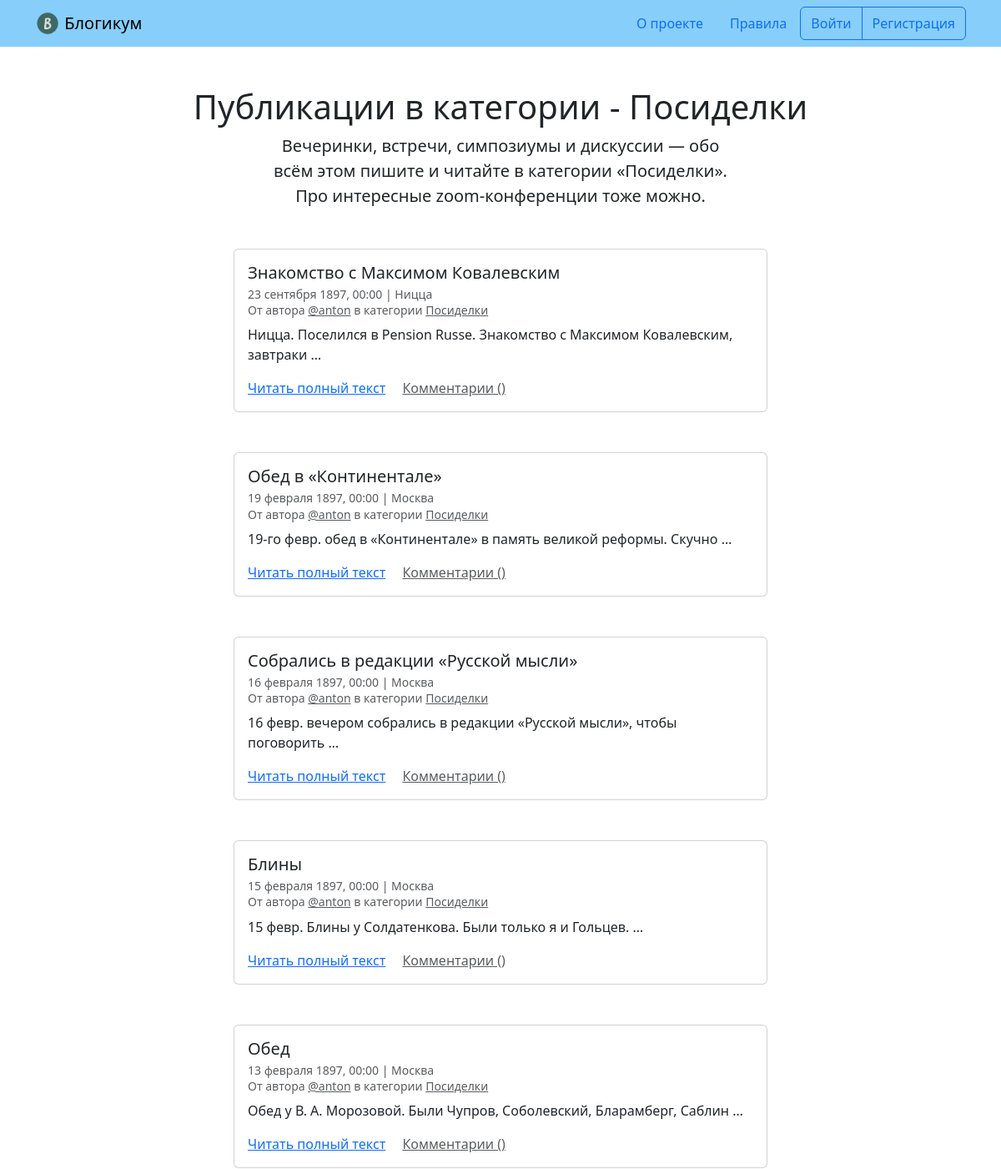
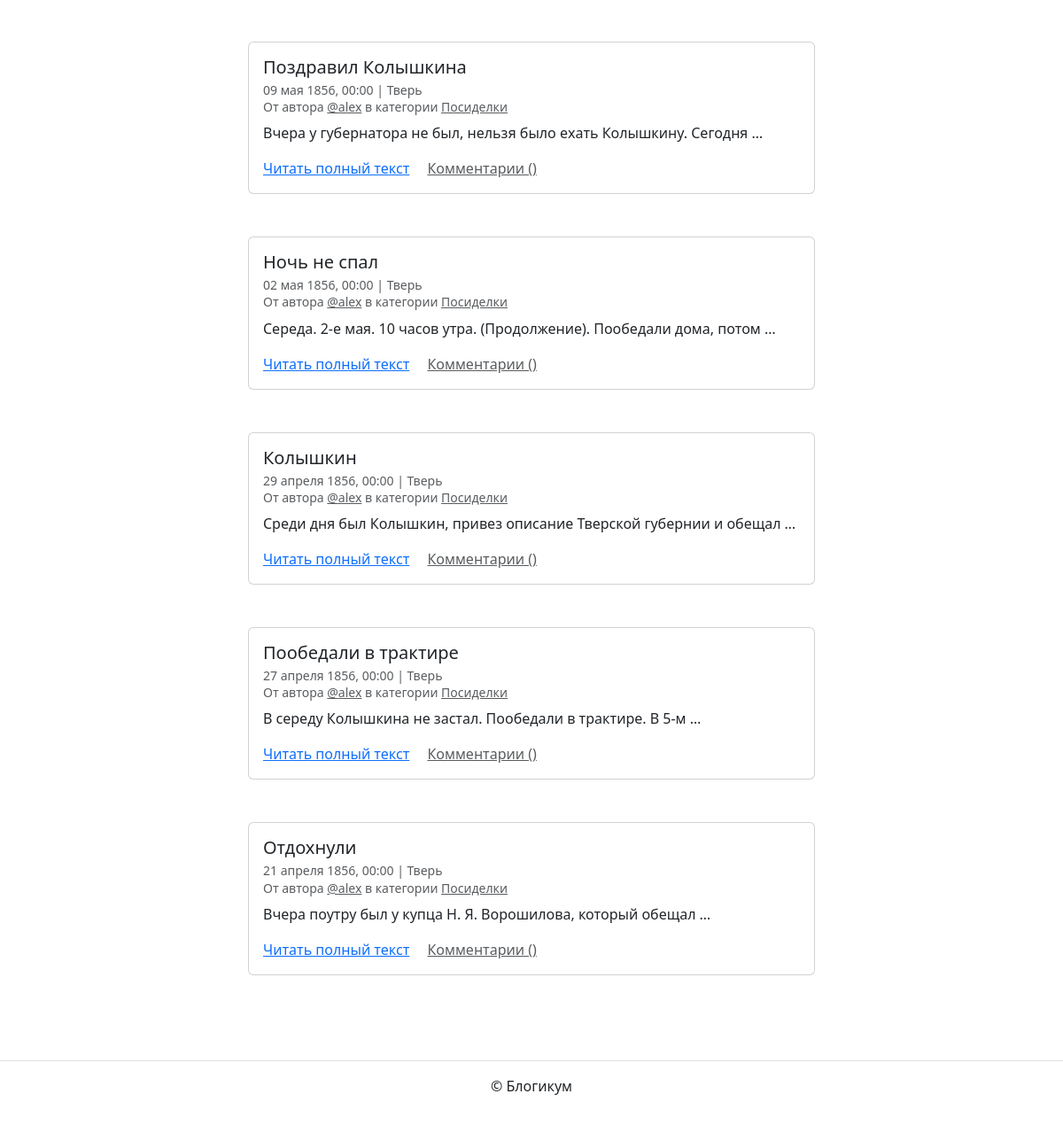
/category/party/, run on an earlier commit of the app's database (2 pictures, top to bottom).
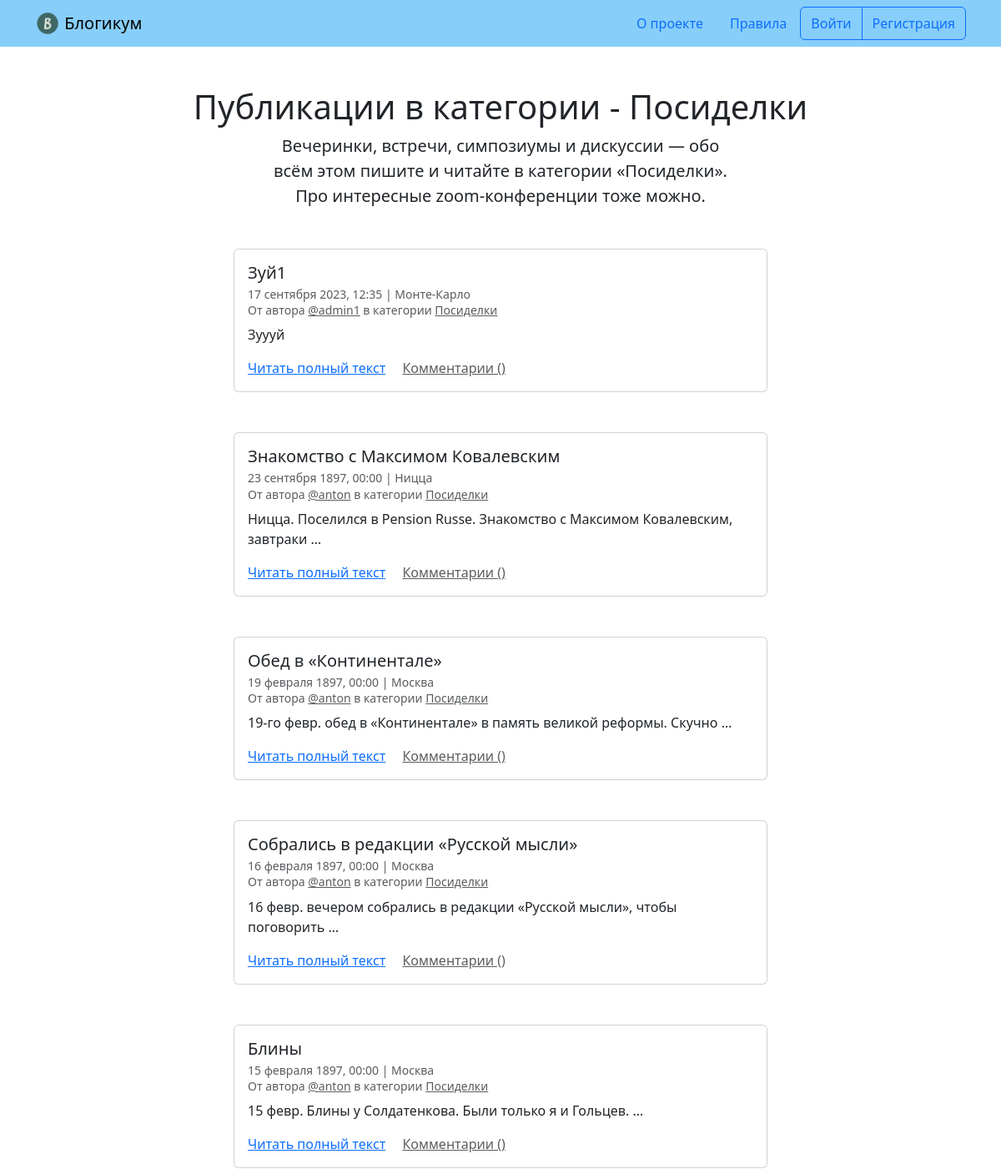
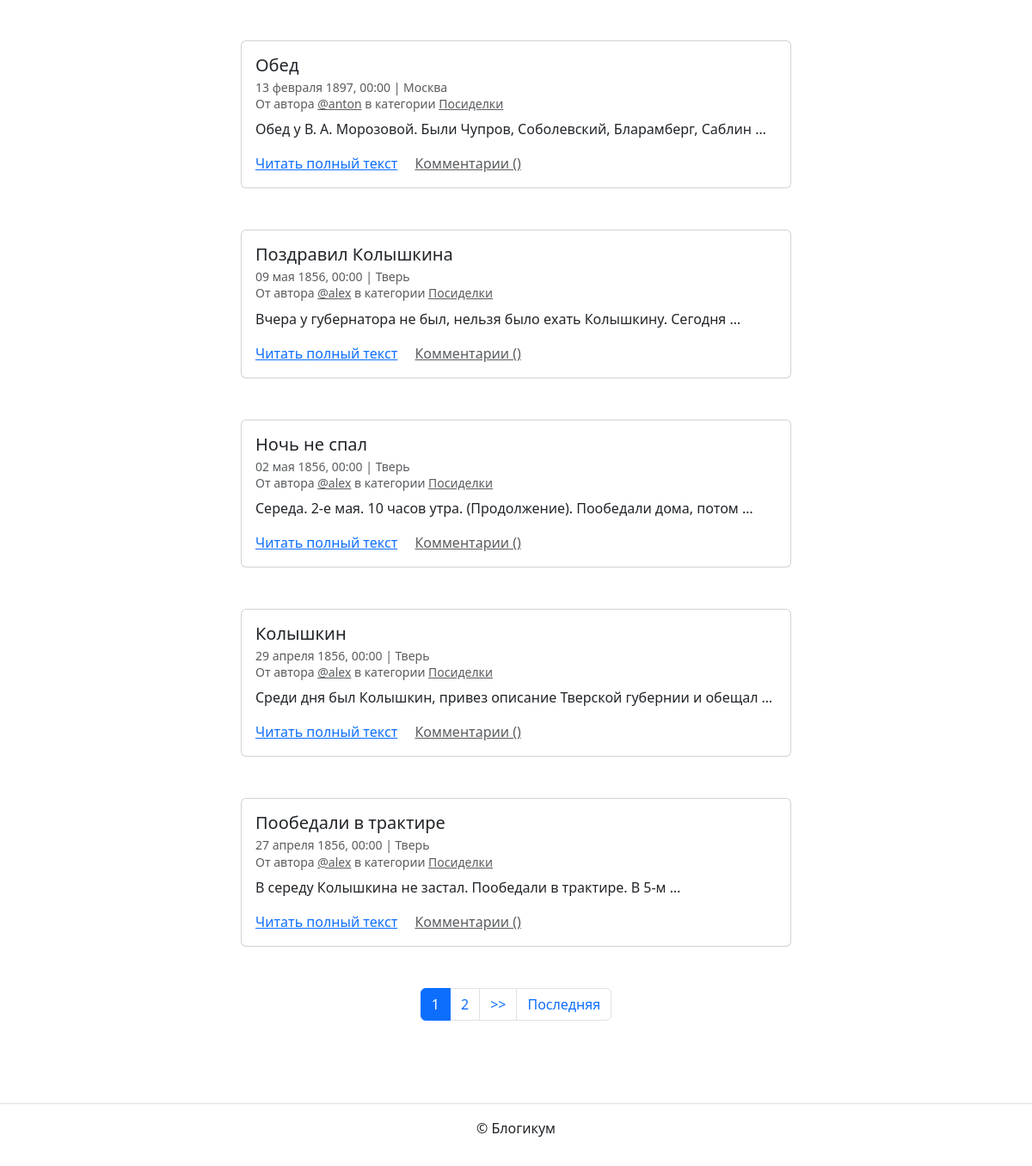
And on a later commit of the database (2 pictures, top to bottom).
### blog/models.py (models this page shows, shortened)
class TitleModel(models.Model):
    title = models.CharField(
        blank=False,
        max_length=256,
        verbose_name='Заголовок',
        null=True
    )
    class Meta:
        abstract = True

class Category(PublishedCreatedModel, TitleModel):
    description = models.TextField(
        blank=False,
        default='Empty',
        verbose_name='Описание'
    )
    slug = models.SlugField(
        blank=False,
        verbose_name='Идентификатор',
        help_text='Идентификатор страницы для URL; '
                  'разрешены символы латиницы, цифры, дефис и подчёркивание.',
        unique=True
    )
    class Meta:
        verbose_name = 'категория'
        verbose_name_plural = 'Категории'

class Post(PublishedCreatedModel, TitleModel):
    text = models.TextField(
        blank=False,
        verbose_name='Текст'
    )
    pub_date = models.DateTimeField(
        default=timezone.now,
        verbose_name='Дата и время публикации',
        help_text='Если установить дату и время в будущем — '
                  'можно делать отложенные публикации.'
    )
    author = models.ForeignKey(
        User,
        blank=False,
        null=False,
        on_delete=models.CASCADE,
        verbose_name='Автор публикации'
    )
    location = models.ForeignKey(
        Location,
        blank=True,
        null=True,
        default=None,
        on_delete=models.SET_NULL,
        verbose_name='Местоположение'
    )
    category = models.ForeignKey(
        Category,
        on_delete=models.CASCADE,
        verbose_name='Категория'
    )
    image = models.ImageField(
        'Картинка',
        upload_to=UPLOAD_DIR,
        blank=True
    )
    class Meta:
        verbose_name = 'публикация'
        verbose_name_plural = 'Публикации'

class Location(PublishedCreatedModel):
    name = models.CharField(
        blank=False,
        default='Empty',
        verbose_name='Название места',
        max_length=256
    )
    class Meta:
        verbose_name = 'местоположение'
        verbose_name_plural = 'Местоположения'

### blog/views.py (the view)
class CategoryView(PaginateMixin, ListView):
    template_name = 'blog/category.html'
    def get_queryset(self) -> QuerySet:
        category = get_object_or_404(
            Category, slug=self.kwargs['category_slug'])
        if not category.is_published:
            raise Http404
        return posts_just_selected().filter(
            category=category,
            is_published=True,
            category__is_published=True,
            pub_date__lte=timezone.now())
    def get_context_data(self, **kwargs) -> dict[str, Any]:
        context = super().get_context_data(**kwargs)
        context['category'] = get_object_or_404(
            Category, slug=self.kwargs['category_slug'])
        return context

### blog/views.py (called while the page is built)
def posts_just_selected() -> QuerySet:
    return Post.objects.select_related(
               'category',
               'location',
               'author'
               ).order_by('-pub_date')

### templates/blog/category.html (shortened to what this page needs)
{% extends "base.html" %}
{% block content %}
  <h1 class="text-center">Публикации в категории - {{ category.title }}</h1>
  <p class="col-6 offset-3 mb-5 lead text-center">{{ category.description }}</p>
  {% for post in page_obj %}
    <article class="mb-5">
      {% include "includes/post_card.html" %}
    </article>
  {% endfor %}
  {% include "includes/paginator.html" %}
{% endblock %}

### templates/base.html (shortened to what this page needs)
{% load static %}
{% load django_bootstrap5 %}
<!DOCTYPE html>
<html lang="ru">
  <head>
    {% bootstrap_css %}
  </head>
  <body>
    {% include "includes/header.html" %}
    <main>
      <div class="container py-5">
        {% block content %}{% endblock %}
      </div>
    </main>
    {% include "includes/footer.html" %}
  </body>
</html>

### templates/includes/header.html
{% load static %}
<header>
  <nav class="navbar navbar-light" style="background-color: lightskyblue">
    <div class="container">
      <a class="navbar-brand" href="{% url 'blog:index' %}">
        <img src="{% static 'img/logo.png' %}" width="30" height="30" class="d-inline-block align-top" alt="">
        Блогикум
      </a>
      {% with request.resolver_match.view_name as view_name %}
        <ul class="nav  nav-pills">
          <li class="nav-item">
            <a class="nav-link {% if view_name == 'pages:about' %} text-white {% endif %}" href="{% url 'pages:about' %}">
              О проекте
            </a>
          </li>
          <li class="nav-item">
            <a class="nav-link {% if view_name == 'pages:rules' %} text-white {% endif %}" href="{% url 'pages:rules' %}">
              Правила
            </a>
          </li>
          {% if user.is_authenticated %}
            <div class="btn-group" role="group" aria-label="Basic outlined example">
              <button type="button" class="btn btn-outline-primary"><a class="text-decoration-none text-reset"
                  href="{% url 'blog:create_post' %}">Написать пост</a></button>
              <button type="button" class="btn btn-outline-primary"><a class="text-decoration-none text-reset"
                  href="{% url 'blog:profile' user.username %}">{{ user.username }}</a></button>
              <button type="button" class="btn btn-outline-primary"><a class="text-decoration-none text-reset"
                  href="{% url 'logout' %}">Выйти</a></button>
            </div>
          {% else %}
            <div class="btn-group" role="group" aria-label="Basic outlined example">
              <button type="button" class="btn btn-outline-primary"><a class="text-decoration-none text-reset"
                  href="{% url 'login' %}">Войти</a></button>
              <button type="button" class="btn btn-outline-primary"><a class="text-decoration-none text-reset"
                  href="{% url 'registration' %}">Регистрация</a></button>
            </div>
          {% endif %}
        </ul>
      {% endwith %}
    </div>
  </nav>
</header>

### templates/includes/post_card.html (shortened to what this page needs)
<div class="col d-flex justify-content-center">
  <div class="card" style="width: 40rem;">
    <div class="card-body">
      <h5 class="card-title">{{ post.title }}</h5>
      <h6 class="card-subtitle mb-2 text-muted">
        <small>
          {{ post.pub_date|date:"d E Y, H:i" }} | {% if post.location and post.location.is_published %}{{ post.location.name }}{% else %}Планета Земля{% endif %}<br>
          От автора <a class="text-muted" href="{% url 'blog:profile' post.author %}">@{{ post.author.username }}</a> в
          категории {% include "includes/category_link.html" %}
        </small>
      </h6>
      <p class="card-text">{{ post.text|truncatewords:10 }}</p>
      <a href="{% url 'blog:post_detail' post.id %}" class="card-link">Читать полный текст</a>
      <a href="{% url 'blog:post_detail' post.id %}" class="card-link text-muted">Комментарии ({{ post.comment_count }})</a>
    </div>
  </div>
</div>

### templates/includes/category_link.html
<a class="text-muted" href="{% url 'blog:category_posts' post.category.slug %}">
  {{ post.category.title }}
</a>

### templates/includes/paginator.html (shortened to what this page needs)
{% if page_obj.has_other_pages %}
  <nav aria-label="Page navigation" class="my-5">
    <ul class="pagination justify-content-center">
      {% for i in page_obj.paginator.page_range %}
        {% if page_obj.number == i %}
          <li class="page-item active">
            <span class="page-link">{{ i }}</span>
          </li>
        {% else %}
          <li class="page-item">
            <a class="page-link" href="?page={{ i }}">{{ i }}</a>
          </li>
        {% endif %}
      {% endfor %}
      {% if page_obj.has_next %}
        <li class="page-item">
          <a class="page-link" href="?page={{ page_obj.next_page_number }}">
            >>
          </a>
        </li>
        <li class="page-item">
          <a class="page-link" href="?page={{ page_obj.paginator.num_pages }}">
            Последняя
          </a>
        </li>
      {% endif %}
    </ul>
  </nav>
{% endif %}

### templates/includes/footer.html
<footer class="border-top text-center py-3">
  <p>© Блогикум</p>
</footer>

What changed in the data, as far as the page shows it:
no longer on this page (row unchanged): Post: title "Отдохнули", pub_date "21 апреля 1856, 00:00", location.name "Тверь", author.username "alex", category "Посиделки", text "Вчера поутру был у купца Н. Я. Ворошилова, который обещал …"
added Post: title "Зуй1", pub_date "17 сентября 2023, 12:35", location.name "Монте-Карло", author.username "admin1", category "Посиделки", text "Зуууй"
Also different on the page:
new list line: "1"
new list line: "2"
text now shown: ">> Последняя"
